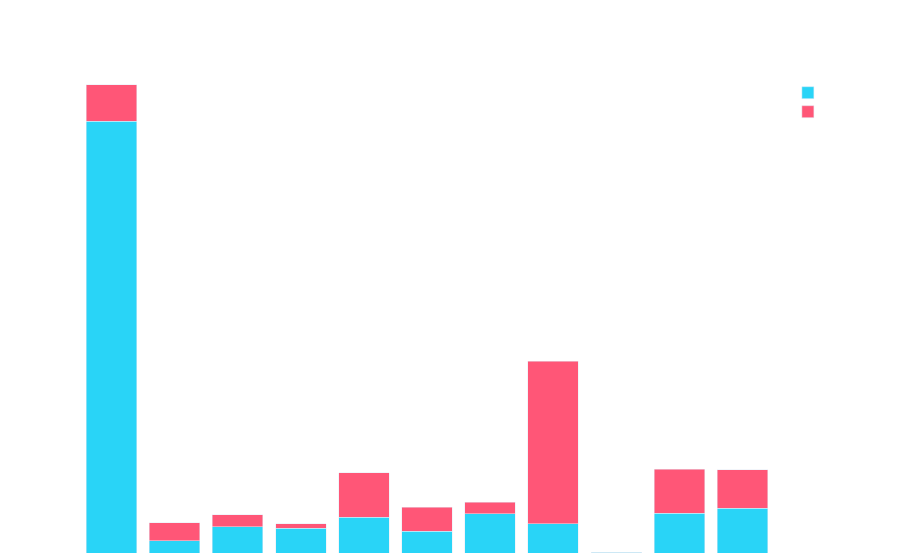

Source (notebook cell):
### Code cell
my_palette=["#29d4f7","#FF5677","#40f190","#B958A5","#f7c76f","cadetblue", "saddlebrown", "darkslateblue"]
fig = px.bar(
        sections.sort_values(by="total exports", ascending=False),
        x=sections.index,
        y=["total exports","total imports"],
        orientation='v',
        color_discrete_sequence=my_palette,
    )
fig.update_layout(
    {
        "plot_bgcolor": "rgba(138, 138, 138, 0)",
        "paper_bgcolor": "rgba(138, 138, 138, 0)",
    },
    font=dict(family="Lato, monospace", size=12, color="#fff"),
    xaxis =  {                                     
                                'showgrid': False
                                        },
                            yaxis = {                              
                                'showgrid': True
                                    }
)
fig.update_layout(
    margin=dict(b=0))
fig.update_traces(textfont_size=13, textangle=0, textposition="outside", cliponaxis=False)
fig.update_traces(texttemplate='%{text:.2s}', textposition='outside')
fig.update_layout(uniformtext_minsize=14, uniformtext_mode='hide')
fig.update_layout(barmode='stack', xaxis={'categoryorder':'category ascending'})
fig.update_layout(xaxis={'visible': False, 'showticklabels': False})
fig.show()

### Figure 1 — Plotly figure (JSON) as saved in the notebook; plotly's stock layout.template omitted (floating-point values rounded to 4 significant figures)
{"data": [{"alignmentgroup": "True", "cliponaxis": false, "hovertemplate": "variable=total exports<br>x=%{x}<br>value=%{y}<extra></extra>", "legendgroup": "total exports", "marker": {"color": "#29d4f7", "pattern": {"shape": ""}}, "name": "total exports", "offsetgroup": "total exports", "orientation": "v", "showlegend": true, "textangle": 0, "textfont": {"size": 13}, "textposition": "outside", "texttemplate": "%{text:.2s}", "type": "bar", "x": ["ARTICLES ET OPÉRATIONS NON CLASSÉS AILLEURS DANS LA CTCI", "PRODUITS CHIMIQUES ET PRODUITS CONNEXES, N.D.A.", "PRODUITS ALIMENTAIRES ET ANIMAUX VIVANTS", "MACHINES ET MATÉRIEL DE TRANSPORT", "COMBUSTIBLES ET MINÉRAUX, LUBRIFIANTS ET PRODUITS CONNEXES", "MATIÈRES BRUTES NON COMESTIBLES À L'EXCEPTION DES CARBURANTS", "ARTICLES MANUFACTURÉS DIVERS", "BOISSONS ET TABACS", "HUILES, GRAISSES ET CIRES D'ORIGINE ANIMALE OU VÉGÉTALE", "ARTICLES MANUFACTURÉS CLASSÉS PRINCIPALEMENT D'APRÈS LA MATIÈRE PREMIÈRE", "PIÈCES D'OR ET PIÈCES AYANT COURS"], "xaxis": "x", "y": [858400000.0, 89210000.0, 78630000.0, 77940000.0, 71010000.0, 57850000.0, 52320000.0, 48730000.0, 43730000.0, 24780000.0, 1883000.0], "yaxis": "y"}, {"alignmentgroup": "True", "cliponaxis": false, "hovertemplate": "variable=total imports<br>x=%{x}<br>value=%{y}<extra></extra>", "legendgroup": "total imports", "marker": {"color": "#FF5677", "pattern": {"shape": ""}}, "name": "total imports", "offsetgroup": "total imports", "orientation": "v", "showlegend": true, "textangle": 0, "textfont": {"size": 13}, "textposition": "outside", "texttemplate": "%{text:.2s}", "type": "bar", "x": ["ARTICLES ET OPÉRATIONS NON CLASSÉS AILLEURS DANS LA CTCI", "PRODUITS CHIMIQUES ET PRODUITS CONNEXES, N.D.A.", "PRODUITS ALIMENTAIRES ET ANIMAUX VIVANTS", "MACHINES ET MATÉRIEL DE TRANSPORT", "COMBUSTIBLES ET MINÉRAUX, LUBRIFIANTS ET PRODUITS CONNEXES", "MATIÈRES BRUTES NON COMESTIBLES À L'EXCEPTION DES CARBURANTS", "ARTICLES MANUFACTURÉS DIVERS", "BOISSONS ET TABACS", "HUILES, GRAISSES ET CIRES D'ORIGINE ANIMALE OU VÉGÉTALE", "ARTICLES MANUFACTURÉS CLASSÉS PRINCIPALEMENT D'APRÈS LA MATIÈRE PREMIÈRE", "PIÈCES D'OR ET PIÈCES AYANT COURS"], "xaxis": "x", "y": [72710000.0, 76610000.0, 87820000.0, 23260000.0, 88320000.0, 322900000.0, 23730000.0, 9911000.0, 47290000.0, 35590000.0, 25000], "yaxis": "y"}], "layout": {"barmode": "stack", "font": {"color": "#fff", "family": "Lato, monospace", "size": 12}, "legend": {"title": {"text": "variable"}, "tracegroupgap": 0}, "margin": {"b": 0, "t": 60}, "paper_bgcolor": "rgba(138, 138, 138, 0)", "plot_bgcolor": "rgba(138, 138, 138, 0)", "uniformtext": {"minsize": 14, "mode": "hide"}, "xaxis": {"anchor": "y", "categoryorder": "category ascending", "domain": [0, 1], "showgrid": false, "showticklabels": false, "title": {"text": "x"}, "visible": false}, "yaxis": {"anchor": "x", "domain": [0, 1], "showgrid": true, "title": {"text": "value"}}}}
